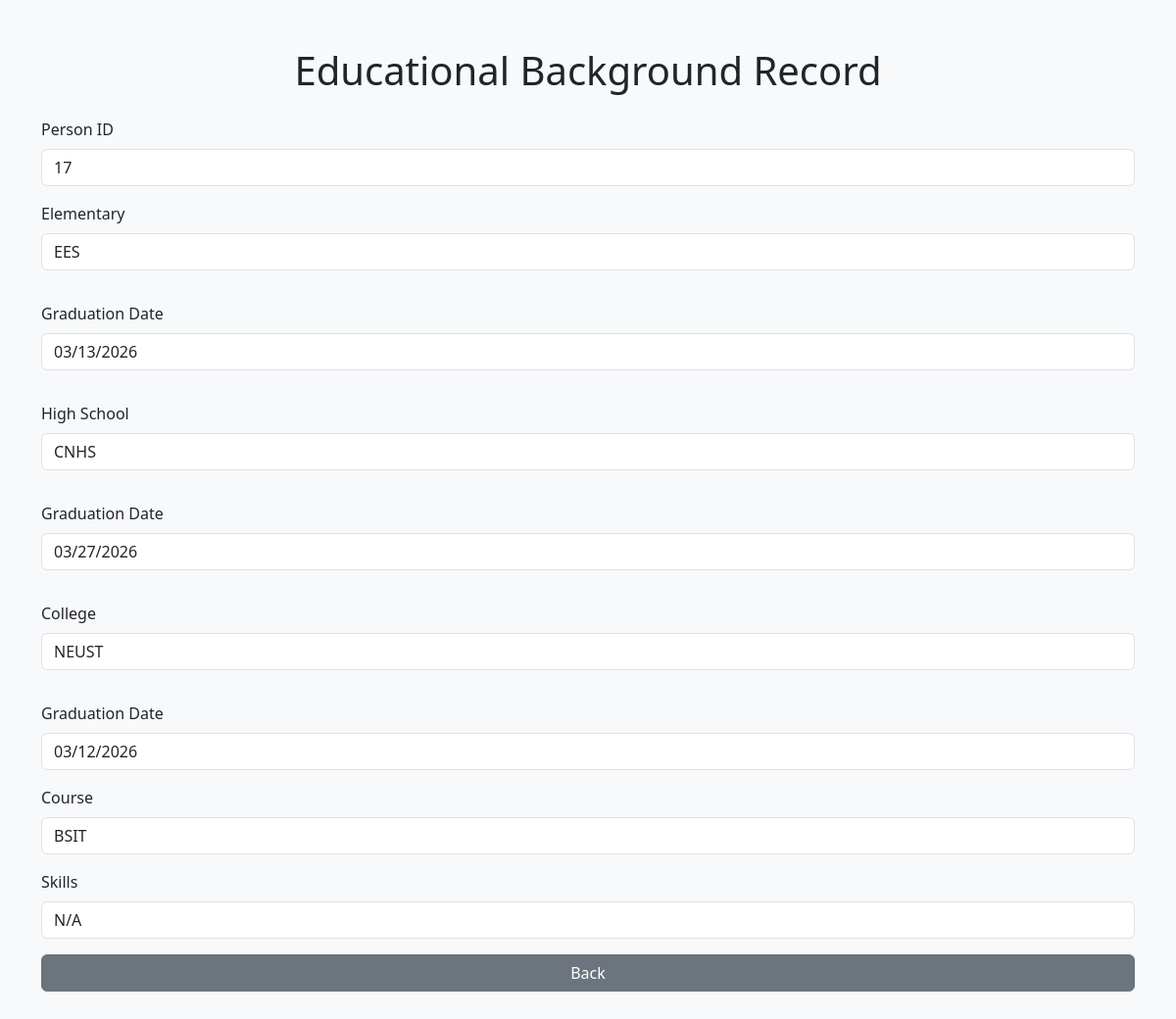
The page /includes/viewEducation.php?eduId=7 on the database its author committed.
### tables this page shows
CREATE TABLE `education` (
  `eduId` int(255) NOT NULL,
  `personId` int(255) NOT NULL,
  `elementary` varchar(255) NOT NULL,
  `year1` date NOT NULL,
  `highschool` varchar(255) NOT NULL,
  `year2` date NOT NULL,
  `college` varchar(255) NOT NULL,
  `year3` date NOT NULL,
  `course` varchar(255) NOT NULL,
  `skills` varchar(255) NOT NULL
);

### edu_record.php (called while the page is built, shortened)
<?php
class edu_record
{
    private $con;
    public function __construct($db)
    {
        $this->con = $db;
    }
    public function viewEducation($eduId)
    {
        $stmt = $this->con->prepare('SELECT * FROM education WHERE eduId=?');
        $stmt->execute([$eduId]);
        return $stmt->rowCount() ? $stmt->fetch() : 0;
    }
}

### includes/viewEducation.php (the view, shortened to what this page needs)
<?php
require_once("../connection/database.php");
require_once("../edu_record.php");
$Record = new \Classes\edu_record($db);
$row2 = [];
if (isset($_GET['eduId'])) {
    $row2 = $Record->viewEducation($_GET['eduId']);
}
?>
<!DOCTYPE html>
<html>
<head>
    <link rel="stylesheet" href="https://cdn.jsdelivr.net/npm/bootstrap@5.3.8/dist/css/bootstrap.min.css">
</head>
<body class="bg-light">
    <div class="container my-5">
        <h1 class="text-center mb-4">Educational Background Record</h1>
        <form action="" method="POST" class="row g-3">
            <div class="col-12">
                <label for="personId" class="form-label">Person ID</label>
                <input type="number" class="form-control" value="<?= $row2['personId'] ?>" readonly>
            </div>
            <div class="mb-3">
                <label for="elementary" class="form-label">Elementary</label>
                <input type="text" class="form-control" value="<?= $row2['elementary'] ?>" readonly>
            </div>
            <div class="mb-3">
                <label for="year1" class="form-label">Graduation Date</label>
                <input type="date" class="form-control" value="<?= $row2['year1'] ?>" readonly>
            </div>
            <div class="mb-3">
                <label for="highschool" class="form-label">High School</label>
                <input type="text" class="form-control" value="<?= $row2['highschool'] ?>" readonly>
            </div>
            <div class="mb-3">
                <label for="year2" class="form-label">Graduation Date</label>
                <input type="date" class="form-control" value="<?= $row2['year2'] ?>" readonly>
            </div>
            <div class="mb-3">
                <label for="college" class="form-label">College</label>
                <input type="text" class="form-control" value="<?= $row2['college'] ?>" readonly>
            </div>
            <div class="col-12">
                <label for="year3" class="form-label">Graduation Date</label>
                <input type="date" class="form-control" value="<?= $row2['year3'] ?>" readonly>
            </div>
            <div class="col-12">
                <label for="course" class="form-label">Course</label>
                <input type="text" class="form-control" value="<?= $row2['course'] ?>" readonly>
            </div>
            <div class="col-12">
                <label for="skills" class="form-label">Skills</label>
                <input type="text" class="form-control" value="<?= $row2['skills'] ?>" readonly>
            </div>
            <div class="col-12 text-center">
                <a href="../edu_table.php" class="btn btn-secondary w-100">Back</a>
            </div>
        </form>
    </div>
</body>
</html>

### rows shown on the page
education: personId "17", elementary "EES", year1 "03/13/2026", highschool "CNHS", year2 "03/27/2026", college "NEUST", year3 "03/12/2026", course "BSIT", skills "N/A"
